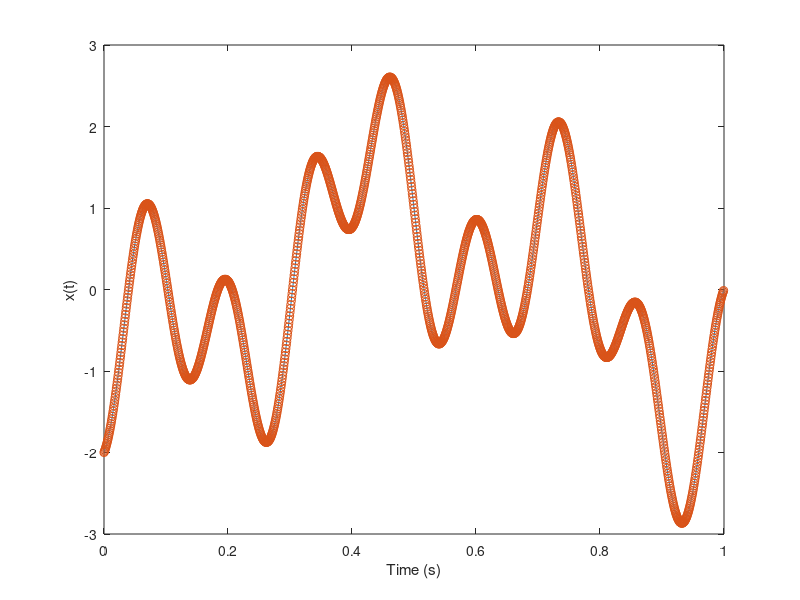

MATLAB code to generate this figure: (Note: this script raises an error after producing the figure.)
% Code to plot a "continous" signal, sample, downsample, upsample and 
% interpolate (with ideal lowpass filter)
% Taisa Kushner
% Signals and Systems II
% plot a signal and spectrum for HW 4

%% HOW TO RUN A SECTION OF CODE %%
% Sections are separated with '%%' (such as this section is here)
% To "run" a section at a time, click your mouse in the section
% you want to run. This should highlight the code within
% the section, while the code outside of the section remains 
% not highlighted (it is yellow on my computer, but may be different
% depening on your Matlab settings). Then click the "Run Section" button at the top of Matlab
%% 

%% Section of "Base Information" Run this first before any other section 

clear all
close all

% CHANGE THIS PARAMETER fs %
fs = 1500; %sampling frequency (Change this to match what you found)
ts = 1/fs; %sampling interval
% CHANGE THIS PARAMETER fo %
fo = 1; %fundamental freq in hz (Change this to match what you found)
N = fs/fo; %number of samples
to = 1/fo; %fundamental interval 
n = 0:N-1; % the labels of our sequence
nts = n*ts; % the labels of our sampled points in time

M = 4096; %this can be anything, but 4096 is the usual number of adc spots
t = linspace(0,to,M); %sample locations


% CHANGE THIS FUNCTION %
x = sin(6*pi*t)-cos(15*pi*t)-cos(2*pi*t); %the "continuous" plot (Change this to match the signal in your homework)

figure(1)
plot(t,x) %plot the "continuous" signal
xlabel('Time (s)') 
ylabel('x(t)')

% CHANGE THIS FUNCTION %
%Here the times n*ts are your sampled location points, eg your "time"
%vector
xs = sin(6*pi*nts)-cos(15*pi*nts)-cos(2*pi*nts); %the "continuous" plot (Change this to match the signal in your homework)

hold on
plot(n*ts, xs, 'o') %plot dots at your sampled locations
hold off

display(strcat('The number of samples is : ', string(N)))
%% Run this section to take the discrete time fourier transform of your sampled data
X = fft(xs); %this function takes the fast fourier transform of your sampled data
X = abs(X)/N; %need to divide by the number of samples
X = [fliplr(X(2:end)) X]; % replicate the negative frequencies 
F = -1:1/N:1; %this is just giving us location to plot at

figure(2)
stem(F(2:end-1),X) %stem plots vertical lines (rather than connecting points across the x-axis like plot() does)
title('X|(F)|')
xlabel('F (sample interval in multiples of T)')

%% Run this section to change the labels on your Fourier Transform plot from the prior section
% change the labels on the x-axis from multiples of the time interval to time in seconds by diving by the time interval 
figure(4)
stem(F(2:end-1)/ts,X) %we divide by the time interval so the x-axis is in frequency (hz)
title('X|(F)|')
xlabel('F (sample interval in freq)')


%% Run this section to get the fourier transform of the "continuous" signal
% Note: this is not truly "continuous" but just very high rate of sampling
% a discrete signal, with some cheap tricks to "look" like the continuous spectrum.
% Due to this, you may see some "noise" in the spectrum 
% surrounding your 6 expected frequencies (3 positive, 3 negative). 
% This is due to aliasing of the higher harmonics, you may safely ignore any frequency with 
% power < 0.1, it is noise. 

Tmax = 10*to; %high rate to sample at
tt = linspace(0,Tmax,M);
%CHANGE THIS FUNCTION
xtt = sin(6*pi*tt)-cos(15*pi*tt)-cos(2*pi*tt); %Change this function to match the one in your homework, keep the time vector as tt
X = fftshift(fft(xtt)); %fftshift shifts the zero freq component to the center of the plot
X = abs(X)/M;
f = (-M/2:(M/2)-1)/Tmax;
figure(3)
stem(f,X)
xlim([-fs, fs])
title('X|(F)|, power spectrum')
xlabel('frequency, f (Hz)')

%%
%% Run this section to downsample by a factor of SS
%set up vector nans
SS = 75; %Change this to be your downsampling rate (whole number)
Nd = N/SS; % this is our new number of data points
xd = nan(1,N); %create an empty arry of non a number (nan) terms
xd(1:SS:end) = xs(1:SS:end); %pick every SSth value from your original data, and keep it (ignmore the others)

figure(7)
stem(n, xd) %now we plot the data we have kept
xlabel('n')

%drop the terms that are "zero" (in our case it is nan, as it is easier to keep
%track of)
xd(isnan(xd))=[];
%check the length of xd, is it as expected?
display(strcat('length of xd is: ', string(length(xd))))
Nd = length(xd);
%% Run this section ot Upsample by a factor of UU
UU = 75; % Change this value to be your upsampling rate
Nup = Nd*UU;
xup = zeros(1,Nup);
xup(1:UU:end) = xd;
figure(11)
stem(xup)
xlabel('n');
title('up sampled discrete time signal')

%% Run this section to interpolate the down sampled then up sampled data
% this will "fill in" the points that were zero in frequency with values
% based on the sinc function of the surrounding points (in time)

fds = fs/SS*UU; % we get our absolute sampling rate by dividing original sampling rate (Hz) by SS (the value you downsampled at) then mult by UU (rate upsampled at)
tds = 1/fds; % this is the time interval of samples 
fdc = fds/2; %lowpass filter cutoff frequency (1/2 of our sampling rate)
xi = zeros(1,Nup);
ti = 0:tds:(Nup-1)*tds;
arg = fds*ti; %these our our sequence numbers 0 to Nup

% now we "convolve" our sampled points in frequency with the ideal lowpass filter.
% this is the equivalent of multiplying our data points in time with the
% inverse fourier transform of the ideal lowpass filter (the sinc() function)
for m = 0:Nup-1
    xi = xi+xup(m+1)*sinc((arg-2*m*fdc*tds)./UU); %divide by locations where the signal is zero
end

figure(14)
stem(arg*tds, xi)
hold on
%plot the "continuous" signal on top
plot(t,x,'-r')
% ** NOTE ** as the "continuous" signal is not actually continuous
% (discrete points in time) if you are very close to Nyquist sampling rate,
% you may see slight numerical errors between the interpolated signal and
% the "continuous" signal. 

%% Run this section to interopolate the original data
% this is a bit lame, as we just get the same data points that we sampled at (not filling
% anything in)
fc = fs/2; %/2; %lowpass filter cutoff frequency
xi = zeros(1,N);
ti = 0:ts:(N-1)*ts;
arg = fs*ti;
for m = 0:N-1
    xi = xi+xs(m+1)*sinc(arg-2*m*fc*ts);
end
figure(12)
stem(arg*ts, xi)
hold on

%note how the sinc(arg-2*n*fc*ts) is 1 at all times

% plot the "continous" function too
plot(t,x,'-r')

%% Run this section to try and convolve with a lowpass filter of the wrong cutoff frequency
% This is for fun. You can see how the signal we get back in time now has frequencies present that should
% not be. Notice how the shape changes

fc = 6000; % let all the frequencies up to our sampling rate through! (make this anything)
xi = zeros(1,N);
ti = 0:ts:(N-1)*ts;
arg = fs*ti;

for m = 0:N-1
    xi = xi+xs(m+1)*sinc((arg-2*m*fc*ts)); %sinc function centered at the m-th sample point
end

figure(12)
stem(arg*ts, xi, '-o')
hold on
%plot the continous function too
plot(t,x,'-r')


%%
